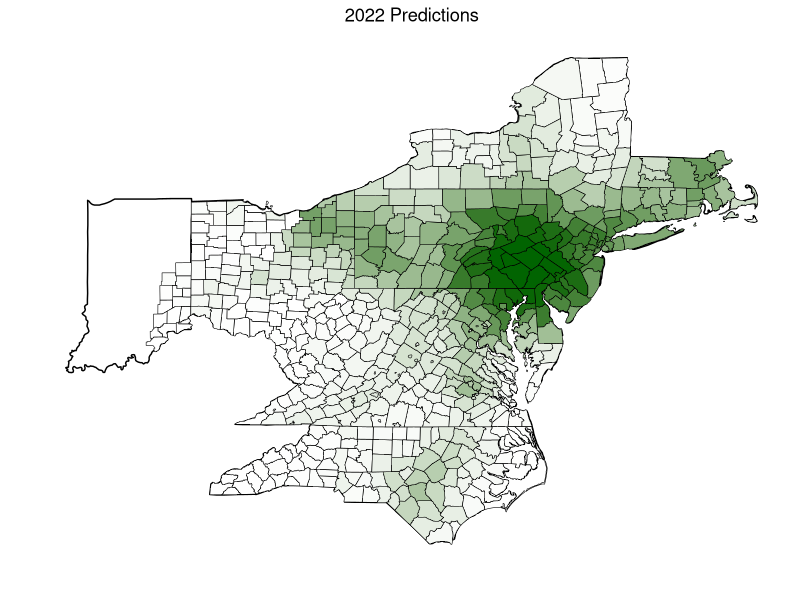
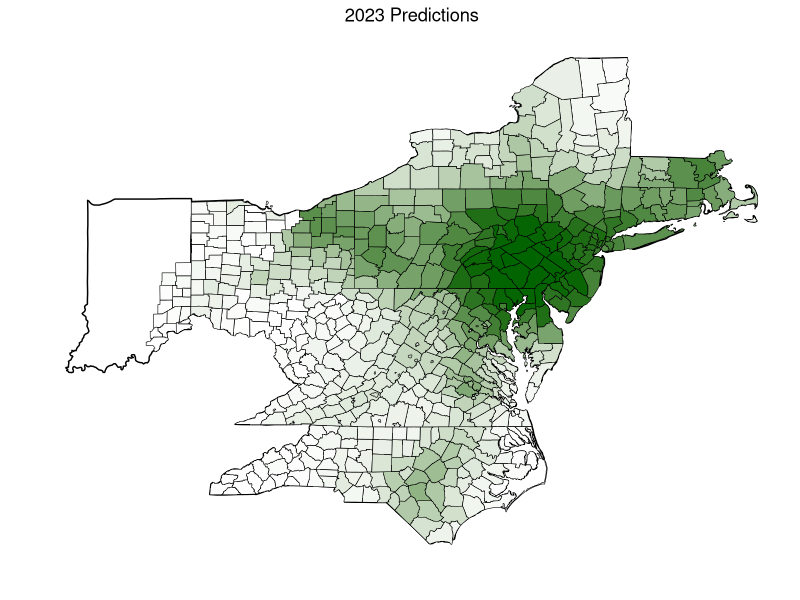
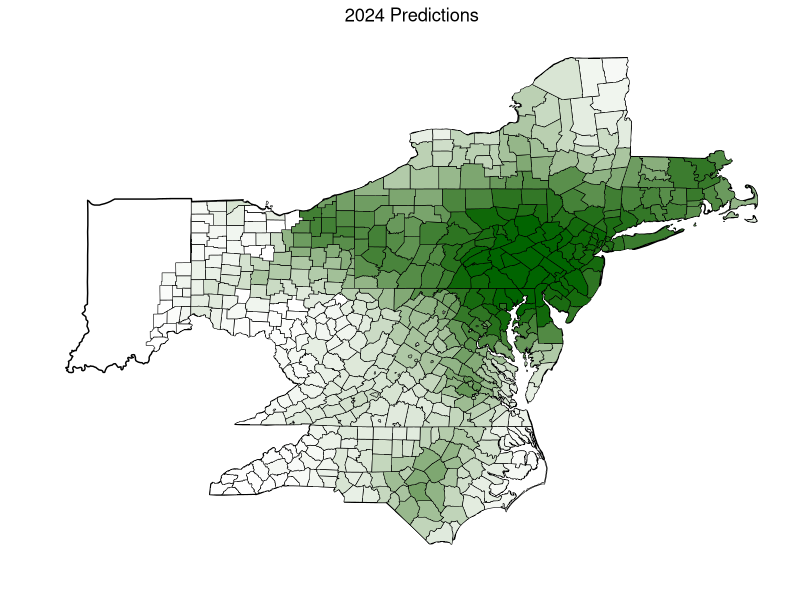
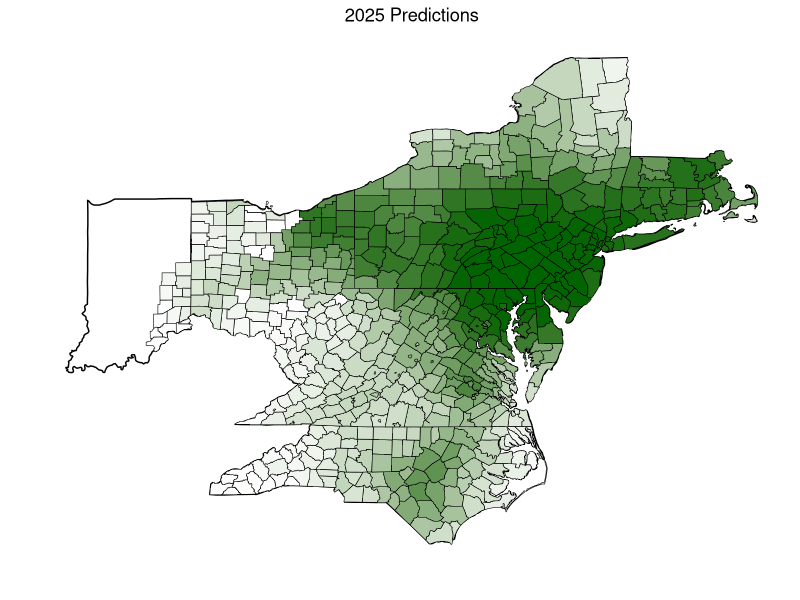

Write R code to recreate these figures, in order.
library(tidyverse)

theme_set(theme_minimal())

data_to_map <- read_csv("data_to_map.csv")

glimpse(data_to_map)

state_vals <- c("connecticut","district of columbia",
                "delaware","indiana","massachusetts","maryland",
                "north carolina","new jersey",
                "new york","ohio","pennsylvania","rhode island",
                "virginia","west virginia")

states <- map_data("state") %>%
  filter(region %in% state_vals)

glimpse(states)

obtain_plot <- function(y_val,y_val_chr,data_to_map_val = data_to_map){
  
  y_val <- enquo(y_val)
  t_val <- paste0("20",str_sub(y_val_chr,2,-1), " Predictions")
  
  p <-  ggplot() +
    geom_polygon(data=states,
                 aes(long,lat,group=group),
                 fill="white",color="black") + 
    geom_polygon(data=data_to_map_val,
                 mapping = aes(long, lat, group = group, fill = !!y_val),
                 color="black",linewidth=0.2) +
    scale_fill_continuous(name="Proportion", 
                          low = "white", 
                          high = "darkgreen",
                          limits = c(0,1)) + 
    labs(title = t_val, x = "", y= "") + 
    theme(panel.grid.major = element_blank(), 
          panel.grid.minor = element_blank(),
          legend.position = "none",
          axis.ticks.x = element_blank(),
          axis.text.x = element_blank(),
          axis.ticks.y = element_blank(),
          axis.text.y = element_blank(),
          plot.title = element_text(hjust = 0.5))
  
  #ggsave(paste0("./Maps/map_",t_val,".jpg"),plot=p)
  
  return(p)
  
}

obtain_plot(i22,"i22")
obtain_plot(i23,"i23")
obtain_plot(i24,"i24")
obtain_plot(i25,"i25")
